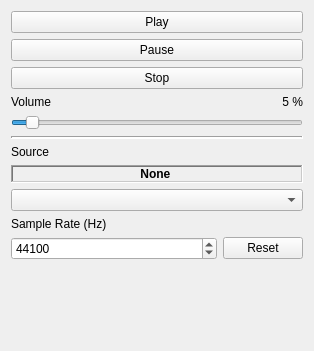
<?xml version="1.0" encoding="UTF-8"?>
<ui version="4.0">
 <class>pqAudioPlayer</class>
 <widget class="QWidget" name="pqAudioPlayer">
  <property name="geometry">
   <rect>
    <x>0</x>
    <y>0</y>
    <width>314</width>
    <height>351</height>
   </rect>
  </property>
  <property name="windowTitle">
   <string>Form</string>
  </property>
  <layout class="QVBoxLayout" name="verticalLayout">
   <item>
    <layout class="QVBoxLayout" name="VerticalLayout_2">
     <item>
      <widget class="QPushButton" name="PlayButton">
       <property name="text">
        <string>Play</string>
       </property>
      </widget>
     </item>
     <item>
      <widget class="QPushButton" name="PauseButton">
       <property name="text">
        <string>Pause</string>
       </property>
      </widget>
     </item>
     <item>
      <widget class="QPushButton" name="StopButton">
       <property name="text">
        <string>Stop</string>
       </property>
      </widget>
     </item>
     <item>
      <layout class="QHBoxLayout" name="HorizontalLayout_2">
       <item>
        <widget class="QLabel" name="VolumeLabel">
         <property name="text">
          <string>Volume</string>
         </property>
        </widget>
       </item>
       <item>
        <widget class="QLabel" name="VolumeValueLabel">
         <property name="frameShape">
          <enum>QFrame::NoFrame</enum>
         </property>
         <property name="frameShadow">
          <enum>QFrame::Plain</enum>
         </property>
         <property name="text">
          <string>5 %</string>
         </property>
         <property name="alignment">
          <set>Qt::AlignRight|Qt::AlignTrailing|Qt::AlignVCenter</set>
         </property>
        </widget>
       </item>
      </layout>
     </item>
     <item>
      <widget class="QSlider" name="VolumeSlider">
       <property name="maximum">
        <number>100</number>
       </property>
       <property name="value">
        <number>5</number>
       </property>
       <property name="orientation">
        <enum>Qt::Horizontal</enum>
       </property>
      </widget>
     </item>
     <item>
      <widget class="Line" name="SeparationLine">
       <property name="lineWidth">
        <number>2</number>
       </property>
       <property name="orientation">
        <enum>Qt::Horizontal</enum>
       </property>
      </widget>
     </item>
     <item>
      <widget class="QLabel" name="SourceLabel">
       <property name="text">
        <string>Source</string>
       </property>
      </widget>
     </item>
     <item>
      <widget class="QLabel" name="SourcePanel">
       <property name="frameShape">
        <enum>QFrame::WinPanel</enum>
       </property>
       <property name="frameShadow">
        <enum>QFrame::Sunken</enum>
       </property>
       <property name="lineWidth">
        <number>1</number>
       </property>
       <property name="text">
        <string>
         &lt;span style=&quot; font-weight:600;&quot;&gt;None&lt;/span&gt;
        </string>
       </property>
       <property name="textFormat">
        <enum>Qt::RichText</enum>
       </property>
       <property name="alignment">
        <set>Qt::AlignCenter</set>
       </property>
      </widget>
     </item>
     <item>
      <widget class="QComboBox" name="DataSelectionComboBox"/>
     </item>
     <item>
      <widget class="QLabel" name="SampleRateLabel">
       <property name="sizePolicy">
        <sizepolicy hsizetype="Preferred" vsizetype="Preferred">
         <horstretch>0</horstretch>
         <verstretch>0</verstretch>
        </sizepolicy>
       </property>
       <property name="text">
        <string>Sample Rate (Hz)</string>
       </property>
      </widget>
     </item>
     <item>
      <layout class="QHBoxLayout" name="HorizontalLayout">
       <item>
        <widget class="QSpinBox" name="SampleRateSpinBox">
         <property name="sizePolicy">
          <sizepolicy hsizetype="Expanding" vsizetype="Fixed">
           <horstretch>0</horstretch>
           <verstretch>0</verstretch>
          </sizepolicy>
         </property>
         <property name="toolTip">
          <string>&lt;html&gt;&lt;head/&gt;&lt;body&gt;&lt;p&gt;Sample rate used when playing audio. &lt;/p&gt;&lt;p&gt;Default value is deduced from the &amp;quot;time&amp;quot; column if found, from the &amp;quot;sample_rate&amp;quot; field array otherwise.&lt;/p&gt;&lt;p&gt;If both of them are not found, the value is set to 44100 Hz.&lt;/p&gt;&lt;/body&gt;&lt;/html&gt;</string>
         </property>
         <property name="minimum">
          <number>1</number>
         </property>
         <property name="maximum">
          <number>1000000</number>
         </property>
         <property name="singleStep">
          <number>1000</number>
         </property>
         <property name="value">
          <number>44100</number>
         </property>
        </widget>
       </item>
       <item>
        <widget class="QPushButton" name="ResetButton">
         <property name="sizePolicy">
          <sizepolicy hsizetype="Minimum" vsizetype="Fixed">
           <horstretch>0</horstretch>
           <verstretch>0</verstretch>
          </sizepolicy>
         </property>
         <property name="text">
          <string>Reset</string>
         </property>
        </widget>
       </item>
      </layout>
     </item>
    </layout>
   </item>
   <item>
    <spacer name="VerticalSpacer">
     <property name="orientation">
      <enum>Qt::Vertical</enum>
     </property>
     <property name="sizeHint" stdset="0">
      <size>
       <width>20</width>
       <height>40</height>
      </size>
     </property>
    </spacer>
   </item>
  </layout>
 </widget>
 <resources/>
 <connections/>
</ui>
